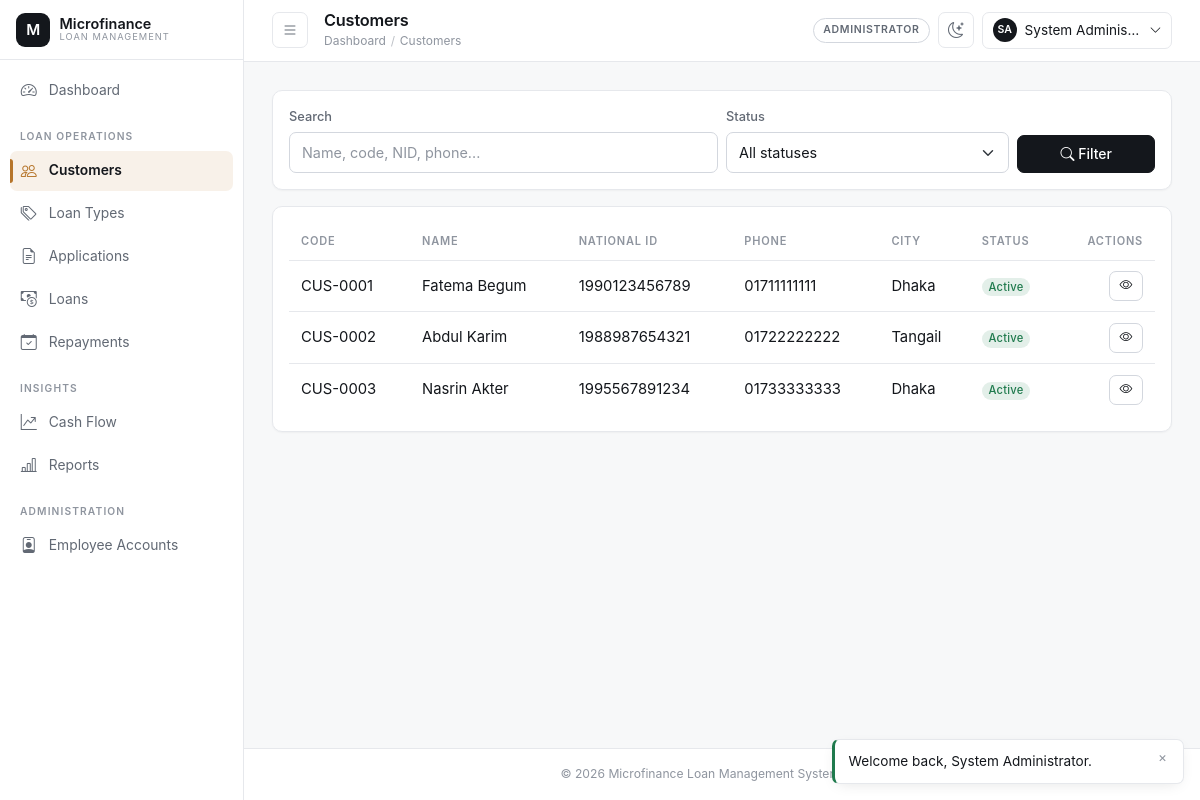
Screenshot of /admin/customers/index.php (signed in) with the database file from the repository.
### tables this page shows
CREATE TABLE customers (
    customer_id      INT UNSIGNED AUTO_INCREMENT PRIMARY KEY,
    user_id          INT UNSIGNED NOT NULL UNIQUE,
    customer_code    VARCHAR(20) NOT NULL UNIQUE,
    national_id      VARCHAR(40) NOT NULL UNIQUE,
    date_of_birth    DATE NOT NULL,
    gender           ENUM('male','female','other') NOT NULL,
    address_line     VARCHAR(255) NOT NULL,
    city             VARCHAR(100) NOT NULL,
    occupation       VARCHAR(100) DEFAULT NULL,
    monthly_income   DECIMAL(14,2) DEFAULT NULL,
    status           ENUM('active','inactive','blacklisted') NOT NULL DEFAULT 'active',
    registered_by    INT UNSIGNED NOT NULL,
    created_at       TIMESTAMP NOT NULL DEFAULT CURRENT_TIMESTAMP,
    updated_at       TIMESTAMP NOT NULL DEFAULT CURRENT_TIMESTAMP ON UPDATE CURRENT_TIMESTAMP,
    CONSTRAINT fk_customers_user FOREIGN KEY (user_id) REFERENCES users(user_id)
        ON UPDATE CASCADE ON DELETE CASCADE,
    CONSTRAINT fk_customers_registered_by FOREIGN KEY (registered_by) REFERENCES users(user_id)
        ON UPDATE CASCADE ON DELETE RESTRICT,
    CONSTRAINT chk_customers_income CHECK (monthly_income IS NULL OR monthly_income >= 0),
    INDEX idx_customers_status (status),
    INDEX idx_customers_city (city)
);

CREATE TABLE users (
    user_id        INT UNSIGNED AUTO_INCREMENT PRIMARY KEY,
    role_id        INT UNSIGNED NOT NULL,
    full_name      VARCHAR(120) NOT NULL,
    username       VARCHAR(60) NOT NULL UNIQUE,
    email          VARCHAR(120) NOT NULL UNIQUE,
    phone          VARCHAR(20) DEFAULT NULL,
    password_hash  VARCHAR(255) NOT NULL,
    status         ENUM('active','inactive','suspended') NOT NULL DEFAULT 'active',
    remember_token VARCHAR(255) DEFAULT NULL,
    last_login_at  DATETIME DEFAULT NULL,
    created_by     INT UNSIGNED DEFAULT NULL,
    created_at     TIMESTAMP NOT NULL DEFAULT CURRENT_TIMESTAMP,
    updated_at     TIMESTAMP NOT NULL DEFAULT CURRENT_TIMESTAMP ON UPDATE CURRENT_TIMESTAMP,
    CONSTRAINT fk_users_role FOREIGN KEY (role_id) REFERENCES roles(role_id)
        ON UPDATE CASCADE ON DELETE RESTRICT,
    CONSTRAINT fk_users_created_by FOREIGN KEY (created_by) REFERENCES users(user_id)
        ON UPDATE CASCADE ON DELETE SET NULL,
    INDEX idx_users_role (role_id),
    INDEX idx_users_status (status)
);

### includes/partials/customers_table.php (the view, shortened to what this page needs)
<div class="table-responsive">
    <table class="table mfs-table align-middle">
        <thead>
        <tr>
            <th>Code</th>
            <th>Name</th>
            <th>National ID</th>
            <th>Phone</th>
            <th>City</th>
            <th>Status</th>
            <th class="text-end">Actions</th>
        </tr>
        </thead>
        <tbody>
        <?php foreach ($rows as $row): ?>
            <tr>
                <td><?= e($row['customer_code']) ?></td>
                <td><?= e($row['full_name']) ?></td>
                <td><?= e($row['national_id']) ?></td>
                <td><?= e($row['phone'] ?? '—') ?></td>
                <td><?= e($row['city']) ?></td>
                <td><?= status_badge($row['status']) ?></td>
                <td class="text-end">
                    <a href="<?= e(BASE_URL . $basePath) ?>/view.php?id=<?= (int) $row['customer_id'] ?>" class="btn btn-sm btn-outline-secondary"><i class="bi bi-eye"></i></a>
                </td>
            </tr>
        <?php endforeach; ?>
        </tbody>
    </table>
</div>

### includes/functions.php (shortened to what this page needs)
<?php
function e(mixed $value = null): string
{
    return htmlspecialchars((string) ($value ?? ''), ENT_QUOTES, 'UTF-8');
}
function status_badge(string $status): string
{
    $slug = strtolower(str_replace(' ', '-', $status));
    return '<span class="badge badge-status-' . e($slug) . '">' . e(ucwords(str_replace('_', ' ', $status))) . '</span>';
}
function fetch_customers_list(string $search, string $status, int $limit, int $offset): array
{
    $pdo = Database::getConnection();
    $where = ['1=1'];
    $params = [];
    $whereSql = implode(' AND ', $where);
    $countStmt = $pdo->prepare("SELECT COUNT(*) FROM customers c INNER JOIN users u ON u.user_id = c.user_id WHERE {$whereSql}");
    $countStmt->execute($params);
    $total = (int) $countStmt->fetchColumn();
    $stmt = $pdo->prepare(
        "SELECT c.customer_id, c.customer_code, c.national_id, c.city, c.status, c.monthly_income,
                u.full_name, u.email, u.phone, u.username
         FROM customers c
         INNER JOIN users u ON u.user_id = c.user_id
         WHERE {$whereSql}
         ORDER BY c.created_at DESC
         LIMIT :limit OFFSET :offset"
    );
    $stmt->bindValue('limit', $limit, PDO::PARAM_INT);
    $stmt->bindValue('offset', $offset, PDO::PARAM_INT);
    $stmt->execute();
    return ['rows' => $stmt->fetchAll(), 'total' => $total];
}

### assets/css/style.css (style rules this page uses)
:root { color-scheme: light; --mfs-bg: #f7f8f9; --mfs-surface: #ffffff; --mfs-surface-2: #fbfbfc; --mfs-surface-3: #f1f2f4; --mfs-border: #e6e8ec; --mfs-border-strong: #d3d7de; --mfs-ink: #14171c; --mfs-ink-soft: #626974; --mfs-ink-faint: #8f959f; --mfs-accent: #b6752b; --mfs-accent-hover: #a1651f; --mfs-accent-soft: rgba(182, 117, 43, 0.10); --mfs-accent-ring: rgba(182, 117, 43, 0.26); --mfs-success: #1f7a4d; --mfs-success-soft: rgba(31, 122, 77, 0.12); --mfs-danger: #bb3b28; --mfs-danger-soft: rgba(187, 59, 40, 0.12); --mfs-warning: #b6752b; --mfs-info: #2b6d8c; --mfs-info-soft: rgba(43, 109, 140, 0.12); --mfs-radius: 10px; --mfs-radius-sm: 7px; --mfs-radius-lg: 16px; --mfs-shadow-sm: 0 1px 2px rgba(16, 18, 21, 0.04); --mfs-shadow: 0 4px 16px -6px rgba(16, 18, 21, 0.14); --mfs-shadow-lg: 0 24px 60px -28px rgba(16, 18, 21, 0.34); --mfs-sidebar-width: 244px; --mfs-sidebar-collapsed: 68px; --mfs-topbar-height: 60px; --mfs-speed: 160ms; --mfs-speed-slow: 280ms; --mfs-ease: cubic-bezier(0.4, 0, 0.2, 1); --mfs-ease-out: cubic-bezier(0.16, 1, 0.3, 1); --mfs-font: -apple-system, BlinkMacSystemFont, 'Segoe UI', Inter, Roboto, 'Helvetica Neue', Arial, 'Noto Sans', sans-serif; --mfs-font-mono: ui-monospace, SFMono-Regular, 'SF Mono', Menlo, Consolas, monospace; }
*, *::before, *::after { box-sizing: border-box; }
html { -webkit-text-size-adjust: 100%; text-size-adjust: 100%; }
body { margin: 0; background-color: var(--mfs-bg); color: var(--mfs-ink); font-family: var(--mfs-font); font-size: 0.925rem; line-height: 1.55; -webkit-font-smoothing: antialiased; -moz-osx-font-smoothing: grayscale; }
a { color: var(--mfs-ink); text-decoration: none; transition: color var(--mfs-speed) var(--mfs-ease); }
* { scrollbar-width: thin; scrollbar-color: var(--mfs-border-strong) transparent; }
.btn { --mfs-btn-bg: transparent; border-radius: var(--mfs-radius-sm); font-size: 0.875rem; font-weight: 500; line-height: 1.45; padding: 0.5rem 0.95rem; cursor: pointer; transition: background-color var(--mfs-speed) var(--mfs-ease), border-color var(--mfs-speed) var(--mfs-ease), color var(--mfs-speed) var(--mfs-ease), transform var(--mfs-speed) var(--mfs-ease), box-shadow var(--mfs-speed) var(--mfs-ease); }
.btn-outline-secondary { border-color: var(--mfs-border-strong); color: var(--mfs-ink); background: var(--mfs-surface); }
.btn-sm { padding: 0.3rem 0.6rem; font-size: 0.8rem; }
.table { --bs-table-bg: transparent; --bs-table-color: var(--mfs-ink); color: var(--mfs-ink); margin-bottom: 0; }
.table.mfs-table thead th { position: sticky; top: 0; z-index: 1; background: var(--mfs-surface); color: var(--mfs-ink-faint); font-size: 0.69rem; font-weight: 600; letter-spacing: 0.07em; text-transform: uppercase; border: 0; border-bottom: 1px solid var(--mfs-border); padding: 0.6rem 0.75rem; white-space: nowrap; vertical-align: middle; }
.table.mfs-table tbody td { border-color: var(--mfs-border); padding: 0.65rem 0.75rem; vertical-align: middle; }
.table.mfs-table tbody tr { transition: background-color var(--mfs-speed) var(--mfs-ease); }
.table.mfs-table tbody tr:last-child td { border-bottom: 0; }
.table-responsive { -webkit-overflow-scrolling: touch; }
.badge { font-weight: 500; font-size: 0.7rem; letter-spacing: 0.02em; padding: 0.3em 0.6em; border-radius: 999px; }
.badge-status-active, .badge-status-approved, .badge-status-paid, .badge-status-disbursed { background: var(--mfs-success-soft); color: var(--mfs-success); }

### rows the page displays
customers: customer_code "CUS-0001", user.full_name "Fatema Begum", national "1990123456789", user.phone "01711111111", city "Dhaka", status "Active"
customers: customer_code "CUS-0002", user.full_name "Abdul Karim", national "1988987654321", user.phone "01722222222", city "Tangail", status "Active"
customers: customer_code "CUS-0003", user.full_name "Nasrin Akter", national "1995567891234", user.phone "01733333333", city "Dhaka", status "Active"

### other values shown
$label "Dashboard"
$item[3] "LOAN OPERATIONS"
$label "Customers"
$label "Loan Types"
$label "Applications"
$label "Loans"
$label "Repayments"
$item[3] "INSIGHTS"
$label "Cash Flow"
$label "Reports"
$item[3] "ADMINISTRATION"
$label "Employee Accounts"
$pageTitle "Customers"
$user['role_name'] "ADMINISTRATOR"
$initials "SA"
